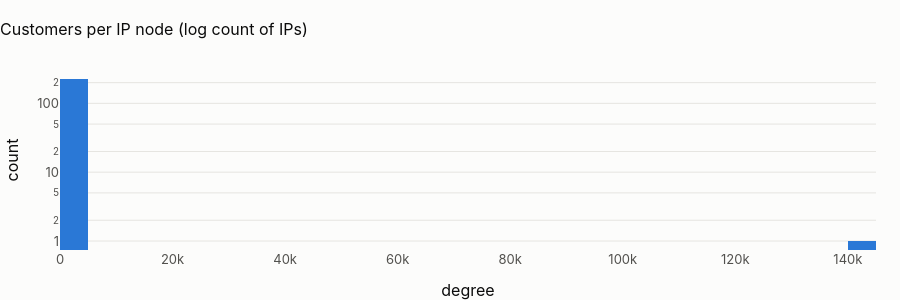

Notebook code for this chart:
### Markdown cell above
## 2 · Degree: who is connected to whom
In a graph the **degree** of a node is its number of edges. Graph algorithms (community detection, random walks,
GNN message passing) are dominated by high-degree nodes, so the degree distribution is the first thing to inspect.

### Code cell
deg = pl.q("""select dst_type as node_type, dst_id, count(distinct src_id) as degree
              from {graph_edges} where dst_type in ('ip', 'merchant', 'country', 'branch') group by all""")
top = deg.sort_values("degree", ascending=False).groupby("node_type").head(3)
show(pl.safe(top.rename(columns={"dst_id": "node_id_token"})), paging=False)
ip = deg[deg.node_type == "ip"]
fig = px.histogram(
    ip, x="degree", log_y=True, nbins=60, title="Customers per IP node (log count of IPs)"
)
fig.update_layout(height=300)
fig.show()

### Figure 1 — Plotly figure (JSON) as saved in the notebook; plotly's stock layout.template omitted (floating-point values rounded to 4 significant figures; data arrays with more than 128 entries replaced by an {"elided": "..."} marker saying what was removed)
{"data": [{"bingroup": "x", "hovertemplate": "degree=%{x}<br>count=%{y}<extra></extra>", "legendgroup": "", "marker": {"color": "#2a78d6", "pattern": {"shape": ""}}, "name": "", "nbinsx": 60, "orientation": "v", "showlegend": false, "type": "histogram", "x": {"elided": "227 int values"}, "xaxis": "x", "yaxis": "y"}], "layout": {"barmode": "relative", "height": 300, "legend": {"tracegroupgap": 0}, "title": {"text": "Customers per IP node (log count of IPs)"}, "xaxis": {"anchor": "y", "domain": [0.0, 1.0], "title": {"text": "degree"}}, "yaxis": {"anchor": "x", "domain": [0.0, 1.0], "title": {"text": "count"}, "type": "log"}}}
